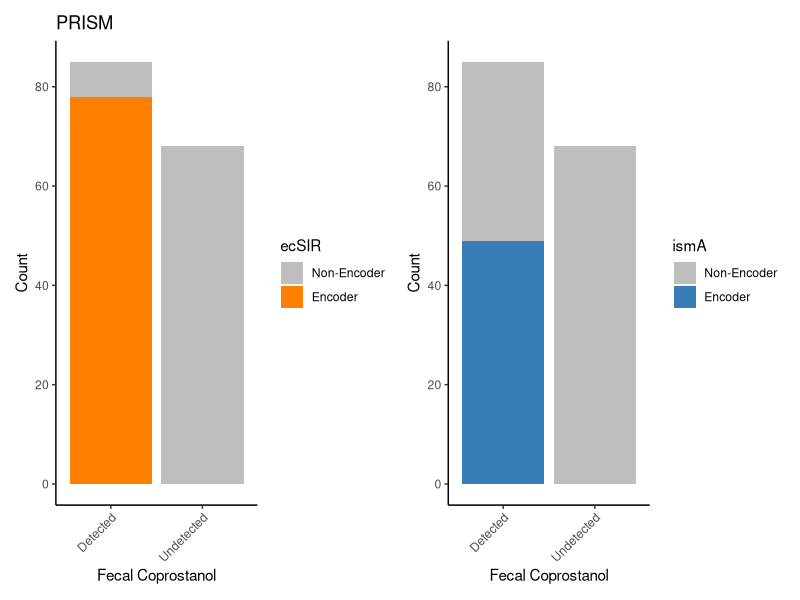
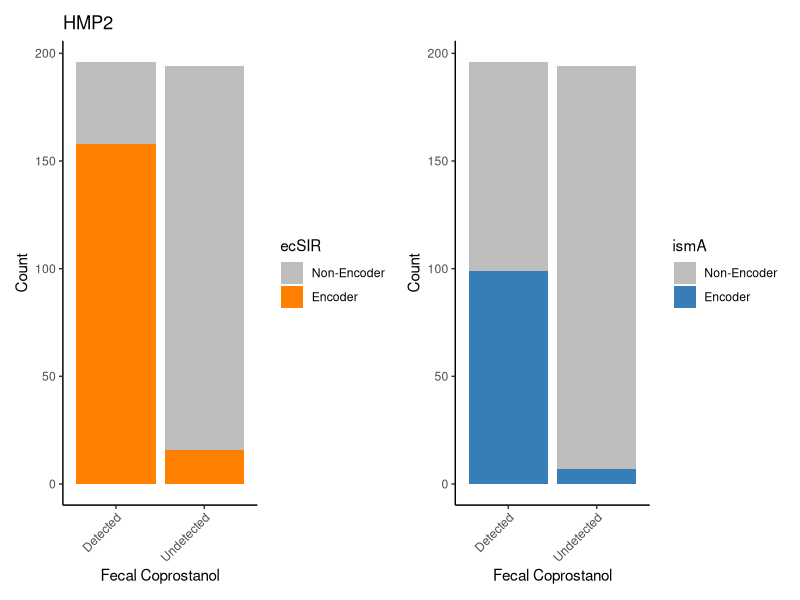
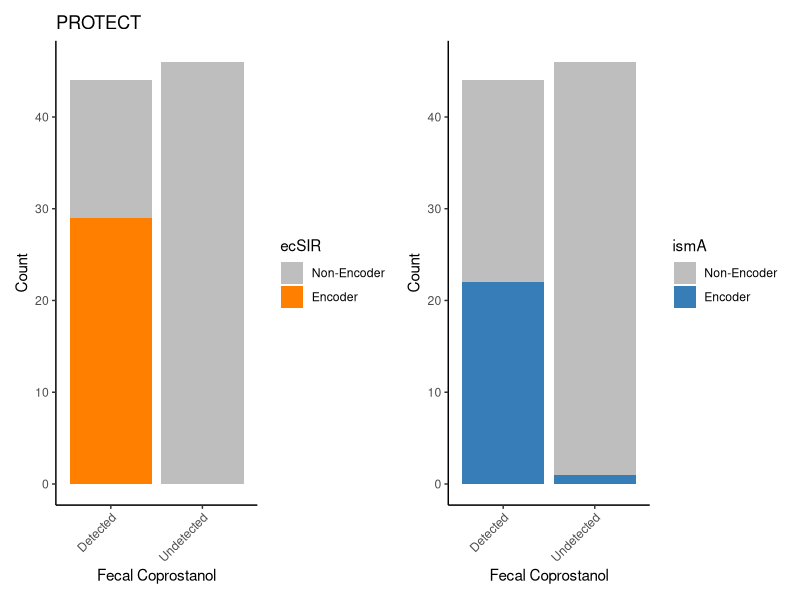
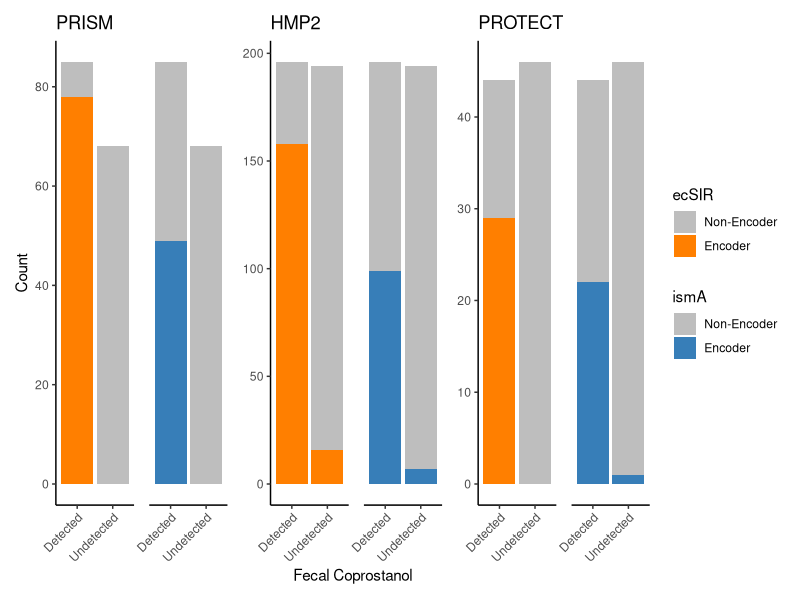
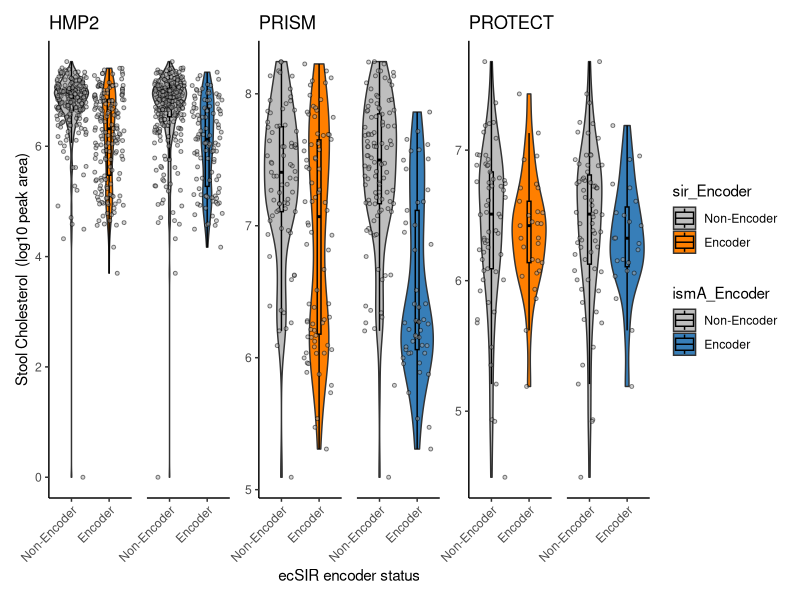
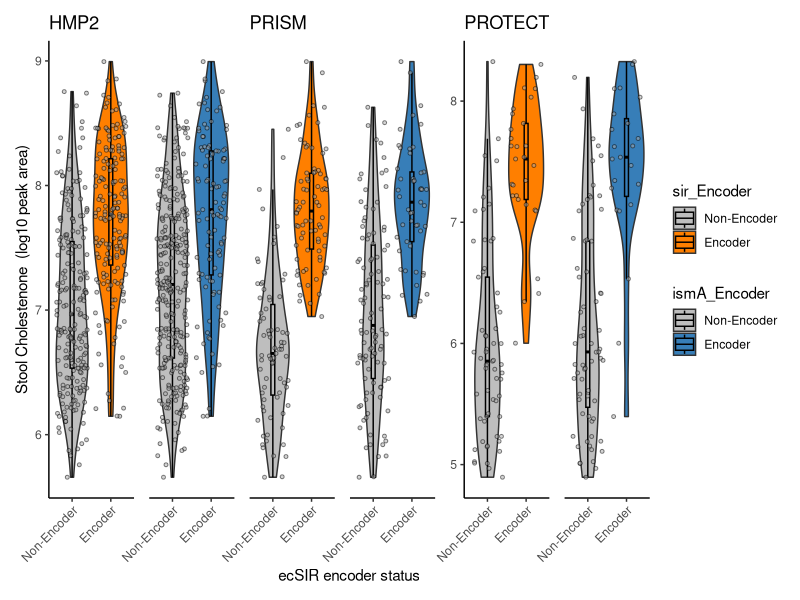
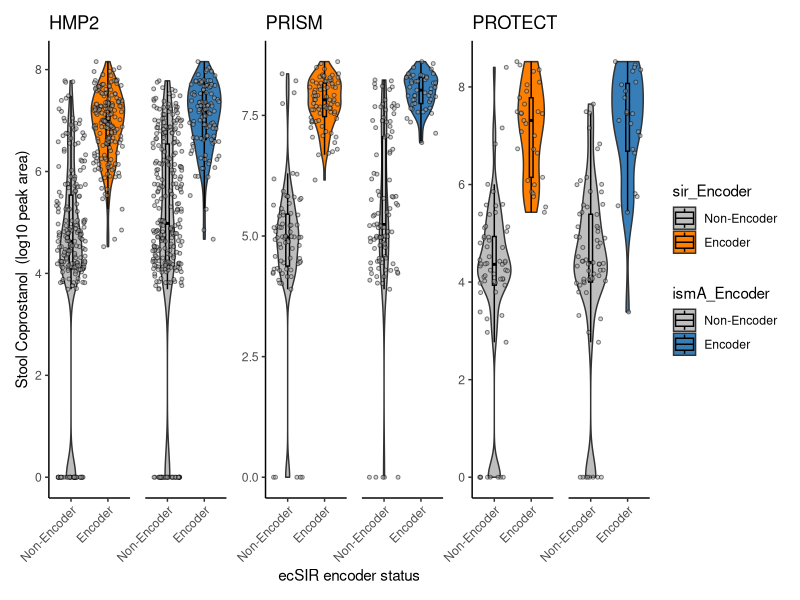
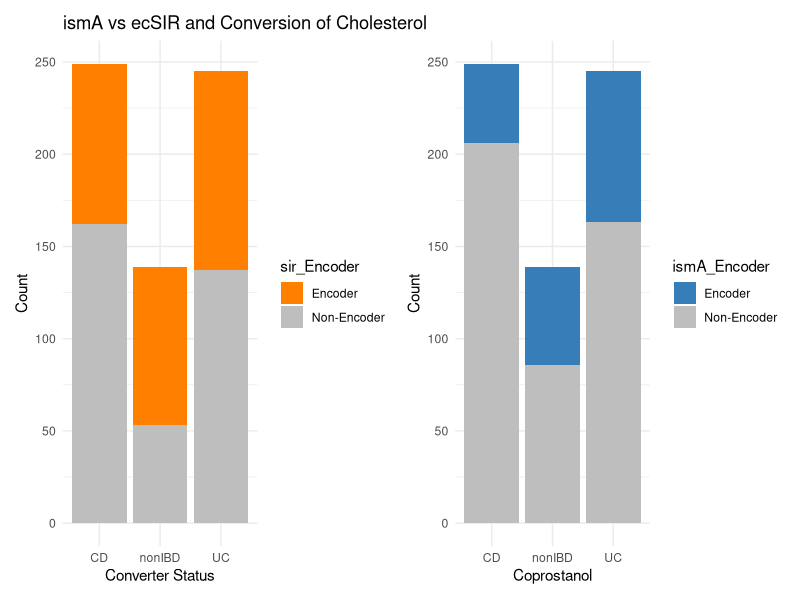

The R script that drew these images, in order:
## ---- chunk 1
knitr::opts_chunk$set(echo = TRUE)
library(ggplot2)
library(dplyr)

## ---- chunk 2

data <- read.csv("Tables/Supplemental_Table_Metagenomics.txt", sep="\t")

## ---- chunk 3
processed <- data %>%
  filter(total_reads >= 1000000) %>%
  mutate(sir_species_cpm = reads_mapped_sir_species / total_reads * 1000000) %>%
  mutate(ismA_species_cpm = reads_mapped_ismA_species / total_reads * 1000000) %>%
  mutate(ismA_gene_cpm = reads_mapped_ismA_gene / total_reads * 1000000) %>%
  mutate(sir_gene_cpm = reads_mapped_sir_gene / total_reads * 1000000)

# Any sample with above 2 cpm for ismA/sir is considered an encoder of that gene
processed <- processed %>%
  mutate(ismA_Encoder = ifelse(ismA_gene_cpm >= 2, "Encoder", "Non-Encoder")) %>%
  mutate(sir_Encoder = ifelse(sir_gene_cpm >= 2, "Encoder", "Non-Encoder"))

## ---- chunk 4

library(patchwork)

PRISM_area_threshold <- 1e6

ismA_summary_prism <- processed %>%
  mutate(Converter = ifelse(area_coprostanol > PRISM_area_threshold, "Converter", "Non-Converter")) %>%
  filter(Study == "PRISM") %>%
  group_by(Converter, ismA_Encoder) %>%
  summarise(Count = n(), .groups = "drop") %>%
  group_by(Converter) %>%
  mutate(Percentage = (Count / sum(Count)) * 100)

sir_summary_prism <- processed %>%
  mutate(Converter = ifelse(area_coprostanol > PRISM_area_threshold, "Converter", "Non-Converter")) %>%
  filter(Study == "PRISM") %>%
  group_by(Converter, sir_Encoder) %>%
  summarise(Count = n(), .groups = "drop") %>%
  group_by(Converter) %>%
  mutate(Percentage = (Count / sum(Count)) * 100)

sir_summary_prism$sir_Encoder <- factor(sir_summary_prism$sir_Encoder, levels = c("Non-Encoder", "Encoder"))
ismA_summary_prism$ismA_Encoder <- factor(ismA_summary_prism$ismA_Encoder, levels = c("Non-Encoder", "Encoder"))

sir_summary_prism$Converter <- factor(sir_summary_prism$Converter, levels = c("Converter", "Non-Converter"), labels = c("Detected", "Undetected"))
ismA_summary_prism$Converter <- factor(ismA_summary_prism$Converter, levels = c("Converter", "Non-Converter"), labels = c("Detected", "Undetected"))

p1 <- ggplot(sir_summary_prism, aes(x = Converter, y = Count, fill = sir_Encoder)) +
  geom_bar(stat = "identity") +
  scale_fill_manual(values = c("Encoder" = "#ff7f00", "Non-Encoder" = "gray")) +  # Custom colors
  labs(title = "PRISM",
       x = "Fecal Coprostanol",
       xlabs = ("Detected, Undetected"),
       y = "Count") +
  theme_classic() +
  guides(fill = guide_legend(title = "ecSIR"))+
  theme(axis.text.x = element_text(angle = 45, hjust = 1))

p2 <- ggplot(ismA_summary_prism, aes(x = Converter, y = Count, fill = ismA_Encoder)) +
  geom_bar(stat = "identity") +
  scale_fill_manual(values = c("Encoder" = "#377eb8", "Non-Encoder" = "gray")) +  # Custom colors
  labs(
       x = "Fecal Coprostanol",
       xlabs = ("Detected, Undetected"),
       y = "Count") +
  theme_classic() +
  guides(fill = guide_legend(title = "ismA"))+
  theme(axis.text.x = element_text(angle = 45, hjust = 1))

prism <- p1 + p2

prism

## ---- chunk 5

library(patchwork)

HMP2_area_threshold <- 1e6

ismA_summary_hmp2 <- processed %>%
  filter(Study == "HMP2") %>%
  mutate(Converter = ifelse(area_coprostanol > HMP2_area_threshold, "Converter", "Non-Converter")) %>%
  group_by(Converter, ismA_Encoder) %>%
  summarise(Count = n(), .groups = "drop") %>%
  group_by(Converter) %>%
  mutate(Percentage = (Count / sum(Count)) * 100)

sir_summary_hmp2 <- processed %>%
  filter(Study == "HMP2") %>%
  mutate(Converter = ifelse(area_coprostanol > HMP2_area_threshold, "Converter", "Non-Converter")) %>%
  group_by(Converter, sir_Encoder) %>%
  summarise(Count = n(), .groups = "drop") %>%
  group_by(Converter) %>%
  mutate(Percentage = (Count / sum(Count)) * 100)

sir_summary_hmp2$sir_Encoder <- factor(sir_summary_hmp2$sir_Encoder, levels = c("Non-Encoder", "Encoder"))
ismA_summary_hmp2$ismA_Encoder <- factor(ismA_summary_hmp2$ismA_Encoder, levels = c("Non-Encoder", "Encoder"))

sir_summary_hmp2$Converter <- factor(sir_summary_hmp2$Converter, levels = c("Converter", "Non-Converter"), labels = c("Detected", "Undetected"))
ismA_summary_hmp2$Converter <- factor(ismA_summary_hmp2$Converter, levels = c("Converter", "Non-Converter"), labels = c("Detected", "Undetected"))

p3 <- ggplot(sir_summary_hmp2, aes(x = Converter, y = Count, fill = sir_Encoder)) +
  geom_bar(stat = "identity") +
  scale_fill_manual(values = c("Encoder" = "#ff7f00", "Non-Encoder" = "gray")
                    ) +  # Custom colors
  labs(title = "HMP2",
       x = "Fecal Coprostanol",
       xlabs = ("Detected, Undetected"),
       y = "Count",
       ) +
  theme_classic() +
  guides(fill = guide_legend(title = "ecSIR"))+
  theme(axis.text.x = element_text(angle = 45, hjust = 1))  # Rotate x-axis labels by 45 degrees

p4 <- ggplot(ismA_summary_hmp2, aes(x = Converter, y = Count, fill = ismA_Encoder)) +
  geom_bar(stat = "identity") +
  scale_fill_manual(values = c("Encoder" = "#377eb8", "Non-Encoder" = "gray")) +  # Custom colors
  labs(
       x = "Fecal Coprostanol",
       xlabs = ("Detected, Undetected"),
       y = "Count") +
  theme_classic() +
  guides(fill = guide_legend(title = "ismA"))+
  theme(axis.text.x = element_text(angle = 45, hjust = 1))

hmp2 <- p3 + p4

hmp2

## ---- chunk 6

library(patchwork)

PROTECT_area_threshold <- 1e5

ismA_summary_protect <- processed %>%
  filter(Study == "PROTECT") %>%
  mutate(Converter = ifelse(area_coprostanol > PROTECT_area_threshold, "Converter", "Non-Converter")) %>%
  group_by(Converter, ismA_Encoder) %>%
  summarise(Count = n(), .groups = "drop") %>%
  group_by(Converter) %>%
  mutate(Percentage = (Count / sum(Count)) * 100)

sir_summary_protect <- processed %>%
  filter(Study == "PROTECT") %>%
  mutate(Converter = ifelse(area_coprostanol > PROTECT_area_threshold, "Converter", "Non-Converter")) %>%
  group_by(Converter, sir_Encoder) %>%
  summarise(Count = n(), .groups = "drop") %>%
  group_by(Converter) %>%
  mutate(Percentage = (Count / sum(Count)) * 100)

sir_summary_protect$sir_Encoder <- factor(sir_summary_protect$sir_Encoder, levels = c("Non-Encoder", "Encoder"))
ismA_summary_protect$ismA_Encoder <- factor(ismA_summary_protect$ismA_Encoder, levels = c("Non-Encoder", "Encoder"))

sir_summary_protect$Converter <- factor(sir_summary_protect$Converter, levels = c("Converter", "Non-Converter"), labels = c("Detected", "Undetected"))
ismA_summary_protect$Converter <- factor(ismA_summary_protect$Converter, levels = c("Converter", "Non-Converter"), labels = c("Detected", "Undetected"))

p5 <- ggplot(sir_summary_protect, aes(x = Converter, y = Count, fill = sir_Encoder)) +
  geom_bar(stat = "identity") +
  scale_fill_manual(values = c("Encoder" = "#ff7f00", "Non-Encoder" = "gray")) +  # Custom colors
  labs(title = "PROTECT",
       x = "Fecal Coprostanol",
       xlabs = ("Detected, Undetected"),
       y = "Count") +
  theme_classic() +
  guides(fill = guide_legend(title = "ecSIR"))+
  theme(axis.text.x = element_text(angle = 45, hjust = 1))

p6 <- ggplot(ismA_summary_protect, aes(x = Converter, y = Count, fill = ismA_Encoder)) +
  geom_bar(stat = "identity") +
  theme_classic() +
  scale_fill_manual(values = c("Encoder" = "#377eb8", "Non-Encoder" = "gray")) +  # Custom colors
  labs(
       x = "Fecal Coprostanol",
       xlabs = ("Detected, Undetected"),
       y = "Count") +
  theme_classic() +
  guides(fill = guide_legend(title = "ismA"))+
  theme(axis.text.x = element_text(angle = 45, hjust = 1))

protect <- p5 + p6

protect

## ---- chunk 7

combined_plot <- p1 + p2 + p3 + p4 + p5 + p6  + plot_layout(guides = "collect", axes = "collect", nrow = 1, widths=10)

combined_plot

## ---- chunk 8

generate_violin_box_jitter_plot <- function(data, area_col, steroid_label, study) {
  ggplot(data, aes(x = sir_Encoder, y = log10(get(area_col) + 1), fill = sir_Encoder)) +
    geom_violin() +  # Create the violin plot
    scale_fill_manual(values = c("gray", "#ff7f00")) + 
    geom_boxplot(width = 0.1, color = "black", alpha = 0.2, outlier.shape = NA) +
    geom_jitter(shape = 21, size = 1, fill="darkgray", stroke = 0.5, alpha = 0.5) +  # Add points with black outline
    theme_classic() +  # Use a minimal theme
    labs(title = study,
         x = "ecSIR encoder status",
         y = paste(steroid_label, " (log10 peak area)")) +  # Add titles and axis labels
    theme(axis.text.x = element_text(angle = 45, hjust = 1))
}

ismA_generate_violin_box_jitter_plot <- function(data, area_col, steroid_label, study) {
  ggplot(data, aes(x = ismA_Encoder, y = log10(get(area_col) + 1), fill = ismA_Encoder)) +
    geom_violin() +  # Create the violin plot
    scale_fill_manual(values = c("gray", "#377eb8")) + 
    geom_boxplot(width = 0.1, color = "black", alpha = 0.2, outlier.shape = NA) +
    geom_jitter(shape = 21, size = 1, fill="darkgray", stroke = 0.5, alpha = 0.5) +  # Add points with black outline
    theme_classic() +  # Use a minimal theme
    labs(
         x = "ecSIR encoder status",
         y = paste(steroid_label, " (log10 peak area)")) +  # Add titles and axis labels
    theme(axis.text.x = element_text(angle = 45, hjust = 1))
}

## ---- chunk 9

prism_data <- processed %>%
  filter(Study == "PRISM")

prism_data$ismA_Encoder <- factor(prism_data$ismA_Encoder, levels = c("Non-Encoder", "Encoder"))

prism_data$sir_Encoder <- factor(prism_data$sir_Encoder, levels = c("Non-Encoder", "Encoder"))

coprostanol_prism <- generate_violin_box_jitter_plot(prism_data, "area_coprostanol","Stool Coprostanol", "PRISM")

cholesterol_prism <- generate_violin_box_jitter_plot(prism_data, "area_cholesterol", "Stool Cholesterol", "PRISM")

cholestenone_prism <- generate_violin_box_jitter_plot(prism_data, "area_cholestenone", "Stool Cholestenone", "PRISM")

ismA_coprostanol_prism <- ismA_generate_violin_box_jitter_plot(prism_data, "area_coprostanol","Stool Coprostanol", "PRISM")

ismA_cholesterol_prism <- ismA_generate_violin_box_jitter_plot(prism_data, "area_cholesterol", "Stool Cholesterol", "PRISM")

ismA_cholestenone_prism <- ismA_generate_violin_box_jitter_plot(prism_data, "area_cholestenone", "Stool Cholestenone", "PRISM")

wilcox.test(area_cholesterol ~ sir_Encoder, data = prism_data)

wilcox.test(area_cholestenone ~ sir_Encoder, data = prism_data)

wilcox.test(area_coprostanol ~ sir_Encoder, data = prism_data)


## ---- chunk 10

hmp2_data <- processed %>%
  filter(Study == "HMP2")

hmp2_data$ismA_Encoder <- factor(hmp2_data$ismA_Encoder, levels = c("Non-Encoder", "Encoder"))

hmp2_data$sir_Encoder <- factor(hmp2_data$sir_Encoder, levels = c("Non-Encoder", "Encoder"))

coprostanol_hmp2 <- generate_violin_box_jitter_plot(hmp2_data, "area_coprostanol", "Stool Coprostanol", "HMP2")

cholesterol_hmp2 <- generate_violin_box_jitter_plot(hmp2_data, "area_cholesterol", "Stool Cholesterol", "HMP2")

cholestenone_hmp2 <- generate_violin_box_jitter_plot(hmp2_data, "area_cholestenone", "Stool Cholestenone", "HMP2")

ismA_coprostanol_hmp2 <- ismA_generate_violin_box_jitter_plot(hmp2_data, "area_coprostanol", "Stool Coprostanol", "HMP2")

ismA_cholesterol_hmp2 <- ismA_generate_violin_box_jitter_plot(hmp2_data, "area_cholesterol", "Stool Cholesterol", "HMP2")

ismA_cholestenone_hmp2 <- ismA_generate_violin_box_jitter_plot(hmp2_data, "area_cholestenone", "Stool Cholestenone", "HMP2")

wilcox.test(area_cholesterol ~ sir_Encoder, data = hmp2_data)

wilcox.test(area_cholestenone ~ sir_Encoder, data = hmp2_data)

wilcox.test(area_coprostanol ~ sir_Encoder, data = hmp2_data)


## ---- chunk 11

protect_data <- processed %>%
  filter(Study == "PROTECT")

protect_data$sir_Encoder <- factor(protect_data$sir_Encoder, levels = c("Non-Encoder", "Encoder"))

protect_data$ismA_Encoder <- factor(protect_data$ismA_Encoder, levels = c("Non-Encoder", "Encoder"))


coprostanol_protect <- generate_violin_box_jitter_plot(protect_data, "area_coprostanol", "Stool Coprostanol", "PROTECT")

cholesterol_protect <- generate_violin_box_jitter_plot(protect_data, "area_cholesterol", "Stool Cholesterol", "PROTECT")

cholestenone_protect <- generate_violin_box_jitter_plot(protect_data, "area_cholestenone", "Stool Cholestenone", "PROTECT")

ismA_coprostanol_protect <- ismA_generate_violin_box_jitter_plot(protect_data, "area_coprostanol", "Stool Coprostanol", "PROTECT")

ismA_cholesterol_protect <- ismA_generate_violin_box_jitter_plot(protect_data, "area_cholesterol", "Stool Cholesterol", "PROTECT")

ismA_cholestenone_protect <- ismA_generate_violin_box_jitter_plot(protect_data, "area_cholestenone", "Stool Cholestenone", "PROTECT")

wilcox.test(area_cholesterol ~ sir_Encoder, data = protect_data)

wilcox.test(area_cholestenone ~ sir_Encoder, data = protect_data)

wilcox.test(area_coprostanol ~ sir_Encoder, data = protect_data)


## ---- chunk 12

cholesterol_hmp2 + ismA_cholesterol_hmp2 + cholesterol_prism + ismA_cholesterol_prism + cholesterol_protect + ismA_cholesterol_protect + plot_layout(guides = "collect", axes = "collect", nrow = 1, widths=5, heights=10)

## ---- chunk 13

cholestenone_hmp2 + ismA_cholestenone_hmp2 + cholestenone_prism + ismA_cholestenone_prism + cholestenone_protect + ismA_cholestenone_protect + plot_layout(guides = "collect", axes = "collect", nrow = 1, widths=10)


## ---- chunk 14

coprostanol_hmp2 + ismA_coprostanol_hmp2 + coprostanol_prism + ismA_coprostanol_prism + coprostanol_protect + ismA_coprostanol_protect + plot_layout(guides = "collect", axes = "collect", nrow = 1, widths=10)


## ---- chunk 15
#playground
library(tidyr)
disease_summary_ismA <- processed %>%
  group_by(Diagnosis, ismA_Encoder) %>%
  summarise(Count = n(), .groups = "drop") %>%
  group_by(Diagnosis) %>%
  mutate(Percentage = (Count / sum(Count)) * 100)

disease_summary_sir <- processed %>%
  group_by(Diagnosis, sir_Encoder) %>%
  summarise(Count = n(), .groups = "drop") %>%
  group_by(Diagnosis) %>%
  mutate(Percentage = (Count / sum(Count)) * 100)


p1 <- ggplot(disease_summary_sir, aes(x = Diagnosis, y = Count, fill = sir_Encoder)) +
  geom_bar(stat = "identity") +
  scale_fill_manual(values = c("Encoder" = "#ff7f00", "Non-Encoder" = "gray")) +  # Custom colors
  labs(title = "ismA vs ecSIR and Conversion of Cholesterol",
       x = "Converter Status",
       xlabs = ("Detected, Undetected"),
       y = "Count") +
  theme_minimal()

p2 <- ggplot(disease_summary_ismA, aes(x = Diagnosis, y = Count, fill = ismA_Encoder)) +
  geom_bar(stat = "identity") +
  scale_fill_manual(values = c("Encoder" = "#377eb8", "Non-Encoder" = "gray")) +  # Custom colors
  labs(
       x = "Coprostanol",
       xlabs = ("Detected, Undetected"),
       y = "Count") +
  theme_minimal()

p1 + p2
